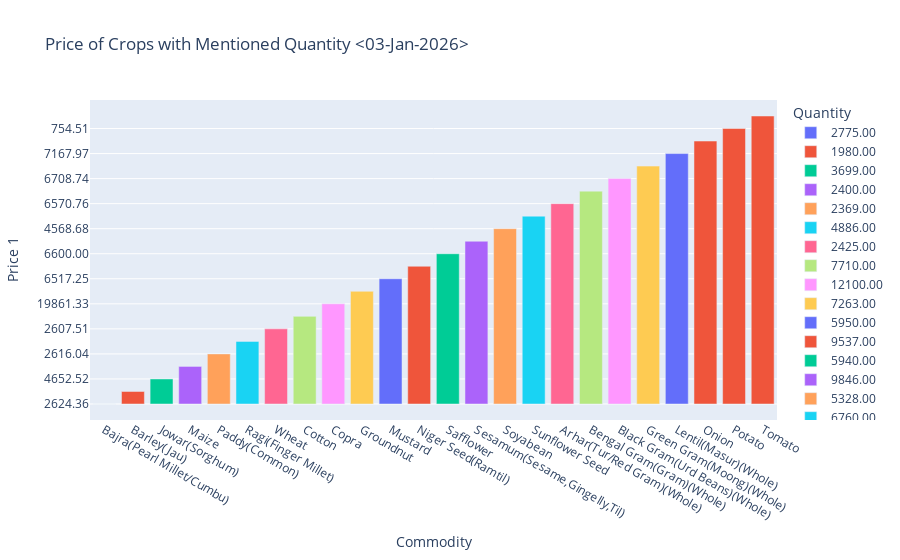

Notebook code for this chart:
### Code cell
px.bar(df,x='Commodity',y='Price 1',color='Quantity',title='Price of Crops with Mentioned Quantity <03-Jan-2026>')

### Figure 1 — Plotly figure (JSON) as saved in the notebook; plotly's stock layout.template omitted (floating-point values rounded to 4 significant figures)
{"data": [{"hovertemplate": "Quantity=2775.00<br>Commodity=%{x}<br>Price 1=%{y}<extra></extra>", "legendgroup": "2775.00", "marker": {"color": "#636efa", "pattern": {"shape": ""}}, "name": "2775.00", "orientation": "v", "showlegend": true, "textposition": "auto", "type": "bar", "x": ["Bajra(Pearl Millet/Cumbu)"], "xaxis": "x", "y": ["2624.36"], "yaxis": "y"}, {"hovertemplate": "Quantity=1980.00<br>Commodity=%{x}<br>Price 1=%{y}<extra></extra>", "legendgroup": "1980.00", "marker": {"color": "#EF553B", "pattern": {"shape": ""}}, "name": "1980.00", "orientation": "v", "showlegend": true, "textposition": "auto", "type": "bar", "x": ["Barley(Jau)"], "xaxis": "x", "y": ["2279.63"], "yaxis": "y"}, {"hovertemplate": "Quantity=3699.00<br>Commodity=%{x}<br>Price 1=%{y}<extra></extra>", "legendgroup": "3699.00", "marker": {"color": "#00cc96", "pattern": {"shape": ""}}, "name": "3699.00", "orientation": "v", "showlegend": true, "textposition": "auto", "type": "bar", "x": ["Jowar(Sorghum)"], "xaxis": "x", "y": ["4652.52"], "yaxis": "y"}, {"hovertemplate": "Quantity=2400.00<br>Commodity=%{x}<br>Price 1=%{y}<extra></extra>", "legendgroup": "2400.00", "marker": {"color": "#ab63fa", "pattern": {"shape": ""}}, "name": "2400.00", "orientation": "v", "showlegend": true, "textposition": "auto", "type": "bar", "x": ["Maize"], "xaxis": "x", "y": ["1653.55"], "yaxis": "y"}, {"hovertemplate": "Quantity=2369.00<br>Commodity=%{x}<br>Price 1=%{y}<extra></extra>", "legendgroup": "2369.00", "marker": {"color": "#FFA15A", "pattern": {"shape": ""}}, "name": "2369.00", "orientation": "v", "showlegend": true, "textposition": "auto", "type": "bar", "x": ["Paddy(Common)"], "xaxis": "x", "y": ["2616.04"], "yaxis": "y"}, {"hovertemplate": "Quantity=4886.00<br>Commodity=%{x}<br>Price 1=%{y}<extra></extra>", "legendgroup": "4886.00", "marker": {"color": "#19d3f3", "pattern": {"shape": ""}}, "name": "4886.00", "orientation": "v", "showlegend": true, "textposition": "auto", "type": "bar", "x": ["Ragi(Finger Millet)"], "xaxis": "x", "y": ["5500.00"], "yaxis": "y"}, {"hovertemplate": "Quantity=2425.00<br>Commodity=%{x}<br>Price 1=%{y}<extra></extra>", "legendgroup": "2425.00", "marker": {"color": "#FF6692", "pattern": {"shape": ""}}, "name": "2425.00", "orientation": "v", "showlegend": true, "textposition": "auto", "type": "bar", "x": ["Wheat"], "xaxis": "x", "y": ["2607.51"], "yaxis": "y"}, {"hovertemplate": "Quantity=7710.00<br>Commodity=%{x}<br>Price 1=%{y}<extra></extra>", "legendgroup": "7710.00", "marker": {"color": "#B6E880", "pattern": {"shape": ""}}, "name": "7710.00", "orientation": "v", "showlegend": true, "textposition": "auto", "type": "bar", "x": ["Cotton"], "xaxis": "x", "y": ["7506.77"], "yaxis": "y"}, {"hovertemplate": "Quantity=12100.00<br>Commodity=%{x}<br>Price 1=%{y}<extra></extra>", "legendgroup": "12100.00", "marker": {"color": "#FF97FF", "pattern": {"shape": ""}}, "name": "12100.00", "orientation": "v", "showlegend": true, "textposition": "auto", "type": "bar", "x": ["Copra"], "xaxis": "x", "y": ["19861.33"], "yaxis": "y"}, {"hovertemplate": "Quantity=7263.00<br>Commodity=%{x}<br>Price 1=%{y}<extra></extra>", "legendgroup": "7263.00", "marker": {"color": "#FECB52", "pattern": {"shape": ""}}, "name": "7263.00", "orientation": "v", "showlegend": true, "textposition": "auto", "type": "bar", "x": ["Groundnut"], "xaxis": "x", "y": ["6079.23"], "yaxis": "y"}, {"hovertemplate": "Quantity=5950.00<br>Commodity=%{x}<br>Price 1=%{y}<extra></extra>", "legendgroup": "5950.00", "marker": {"color": "#636efa", "pattern": {"shape": ""}}, "name": "5950.00", "orientation": "v", "showlegend": true, "textposition": "auto", "type": "bar", "x": ["Mustard"], "xaxis": "x", "y": ["6517.25"], "yaxis": "y"}, {"hovertemplate": "Quantity=9537.00<br>Commodity=%{x}<br>Price 1=%{y}<extra></extra>", "legendgroup": "9537.00", "marker": {"color": "#EF553B", "pattern": {"shape": ""}}, "name": "9537.00", "orientation": "v", "showlegend": true, "textposition": "auto", "type": "bar", "x": ["Niger Seed(Ramtil)"], "xaxis": "x", "y": [0], "yaxis": "y"}, {"hovertemplate": "Quantity=5940.00<br>Commodity=%{x}<br>Price 1=%{y}<extra></extra>", "legendgroup": "5940.00", "marker": {"color": "#00cc96", "pattern": {"shape": ""}}, "name": "5940.00", "orientation": "v", "showlegend": true, "textposition": "auto", "type": "bar", "x": ["Safflower"], "xaxis": "x", "y": ["6600.00"], "yaxis": "y"}, {"hovertemplate": "Quantity=9846.00<br>Commodity=%{x}<br>Price 1=%{y}<extra></extra>", "legendgroup": "9846.00", "marker": {"color": "#ab63fa", "pattern": {"shape": ""}}, "name": "9846.00", "orientation": "v", "showlegend": true, "textposition": "auto", "type": "bar", "x": ["Sesamum(Sesame,Gingelly,Til)"], "xaxis": "x", "y": ["10482.29"], "yaxis": "y"}, {"hovertemplate": "Quantity=5328.00<br>Commodity=%{x}<br>Price 1=%{y}<extra></extra>", "legendgroup": "5328.00", "marker": {"color": "#FFA15A", "pattern": {"shape": ""}}, "name": "5328.00", "orientation": "v", "showlegend": true, "textposition": "auto", "type": "bar", "x": ["Soyabean"], "xaxis": "x", "y": ["4568.68"], "yaxis": "y"}, {"hovertemplate": "Quantity=6760.00<br>Commodity=%{x}<br>Price 1=%{y}<extra></extra>", "legendgroup": "6760.00", "marker": {"color": "#19d3f3", "pattern": {"shape": ""}}, "name": "6760.00", "orientation": "v", "showlegend": true, "textposition": "auto", "type": "bar", "x": ["Sunflower Seed"], "xaxis": "x", "y": ["5001.00"], "yaxis": "y"}, {"hovertemplate": "Quantity=8000.00<br>Commodity=%{x}<br>Price 1=%{y}<extra></extra>", "legendgroup": "8000.00", "marker": {"color": "#FF6692", "pattern": {"shape": ""}}, "name": "8000.00", "orientation": "v", "showlegend": true, "textposition": "auto", "type": "bar", "x": ["Arhar(Tur/Red Gram)(Whole)"], "xaxis": "x", "y": ["6570.76"], "yaxis": "y"}, {"hovertemplate": "Quantity=5650.00<br>Commodity=%{x}<br>Price 1=%{y}<extra></extra>", "legendgroup": "5650.00", "marker": {"color": "#B6E880", "pattern": {"shape": ""}}, "name": "5650.00", "orientation": "v", "showlegend": true, "textposition": "auto", "type": "bar", "x": ["Bengal Gram(Gram)(Whole)"], "xaxis": "x", "y": ["5662.21"], "yaxis": "y"}, {"hovertemplate": "Quantity=7800.00<br>Commodity=%{x}<br>Price 1=%{y}<extra></extra>", "legendgroup": "7800.00", "marker": {"color": "#FF97FF", "pattern": {"shape": ""}}, "name": "7800.00", "orientation": "v", "showlegend": true, "textposition": "auto", "type": "bar", "x": ["Black Gram(Urd Beans)(Whole)"], "xaxis": "x", "y": ["6708.74"], "yaxis": "y"}, {"hovertemplate": "Quantity=8768.00<br>Commodity=%{x}<br>Price 1=%{y}<extra></extra>", "legendgroup": "8768.00", "marker": {"color": "#FECB52", "pattern": {"shape": ""}}, "name": "8768.00", "orientation": "v", "showlegend": true, "textposition": "auto", "type": "bar", "x": ["Green Gram(Moong)(Whole)"], "xaxis": "x", "y": ["7296.73"], "yaxis": "y"}, {"hovertemplate": "Quantity=6700.00<br>Commodity=%{x}<br>Price 1=%{y}<extra></extra>", "legendgroup": "6700.00", "marker": {"color": "#636efa", "pattern": {"shape": ""}}, "name": "6700.00", "orientation": "v", "showlegend": true, "textposition": "auto", "type": "bar", "x": ["Lentil(Masur)(Whole)"], "xaxis": "x", "y": ["7167.97"], "yaxis": "y"}, {"hovertemplate": "Quantity=0<br>Commodity=%{x}<br>Price 1=%{y}<extra></extra>", "legendgroup": "0", "marker": {"color": "#EF553B", "pattern": {"shape": ""}}, "name": "0", "orientation": "v", "showlegend": true, "textposition": "auto", "type": "bar", "x": ["Onion", "Potato", "Tomato"], "xaxis": "x", "y": ["1499.99", "754.51", "5585.77"], "yaxis": "y"}], "layout": {"barmode": "relative", "legend": {"title": {"text": "Quantity"}, "tracegroupgap": 0}, "title": {"text": "Price of Crops with Mentioned Quantity <03-Jan-2026>"}, "xaxis": {"anchor": "y", "domain": [0, 1], "title": {"text": "Commodity"}}, "yaxis": {"anchor": "x", "domain": [0, 1], "title": {"text": "Price 1"}}}}
